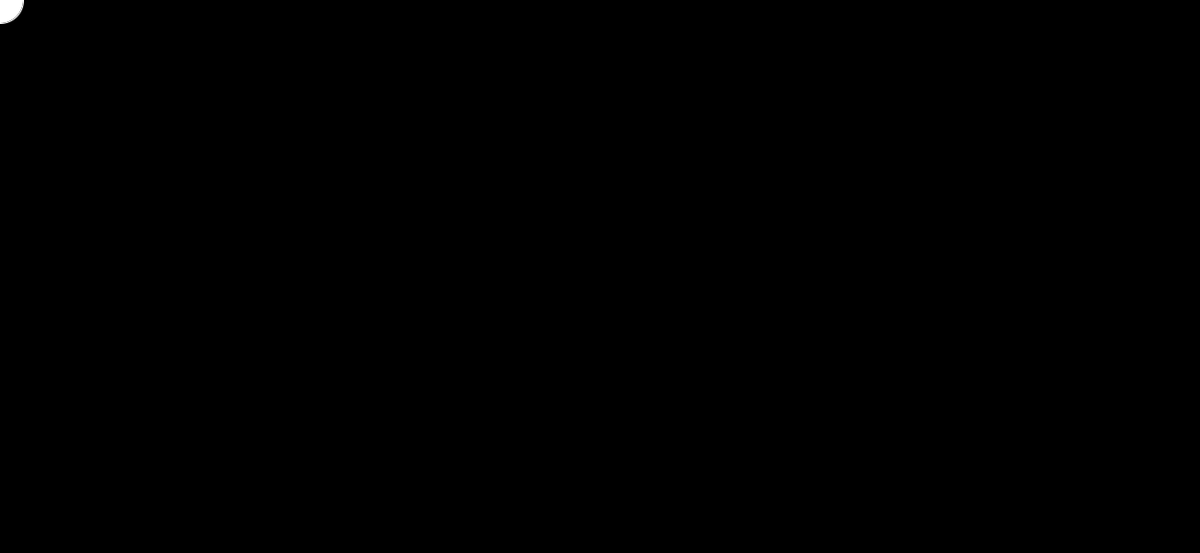
Frame 1 (no input)
Frame 60 (the mouse pressed at the canvas centre just before this capture): identical to frame 1, image omitted
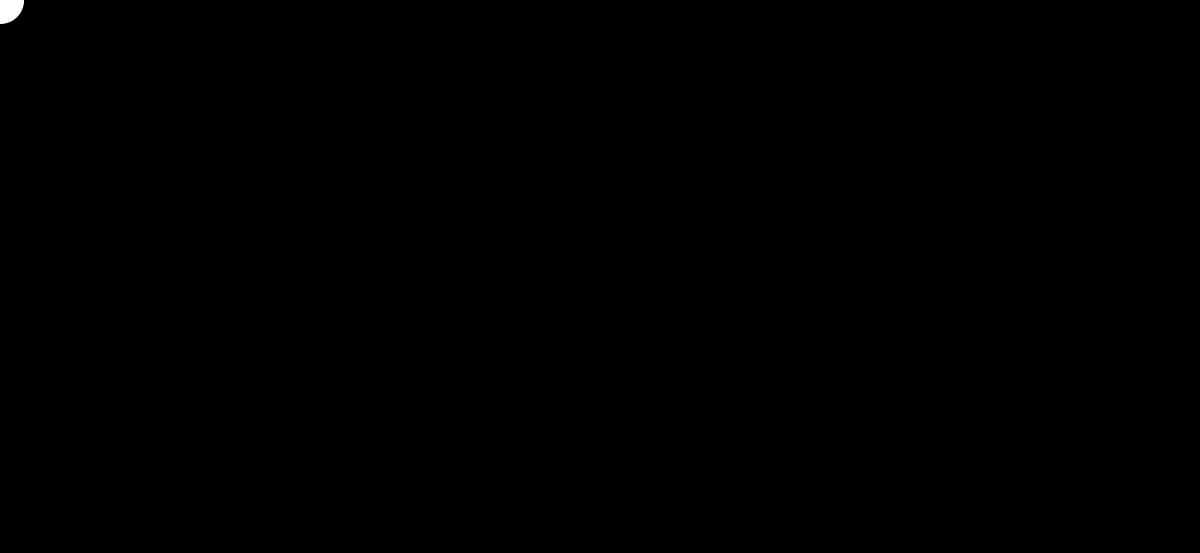
Frame 120 (the mouse held since frame 60 and released just before this capture)

The Processing sketch that drew these frames (run headless with seeded random() and noise(); from frame 60 on, the mouse is pressed at the canvas centre):

// Processing sketch: VectorDragBall
// ── VectorDragBall.pde
PVector mouse;

boolean Up = true;

ball b;

void setup() {
  size(1300, 600);
  b = new ball();
  stroke(255);
}

void draw() {
  background(0);
  b.Render();
  if (Up) {
    b.Update();
  }
  mouseContinues();
}

void mousePressed() {
  Up = false;
  b.Move();
}

void mouseContinues() {
  if (mousePressed && (mouseButton == LEFT)) {
    b.Move();
    b.Linha();
  }
}

void mouseReleased() {
  Up = true;
  b.Stop();
}

// ── Ball.pde
class ball {
  PVector Pos, Vel, Accel, Grav, Aux;
  int Limit = 15;


  void Update() {
    //Vel.add(Accel);
    Pos.add(Vel);
    //Pos.add(Grav);
    Vel.limit(Limit);
    Aux = new PVector(-Vel.x, -Vel.y);
    Aux.setMag(0.2);
    Vel.add(Aux);
  }

  void Move() {
    //translate(width/2, height/2);

    mouse = new PVector(mouseX, mouseY);
    mouse.sub(Pos);
    mouse.setMag(0.8);
    Accel = mouse;

    Vel.add(Accel);
    Pos.add(Vel);
    //Pos.add(Grav);
    Vel.limit(Limit);
  }

  void Stop() {
  }

  void Render() {

    ellipse(Pos.x, Pos.y, 50, 50);
  }

  void Linha() {
    line(Pos.x, Pos.y, mouseX, mouseY);
  }


  ball() {
    Pos = new PVector(0, 0);
    Vel = new PVector(0, 0);
    Accel = new PVector(0, 0);
    Grav = new PVector(0, 9.8);
  }
}
